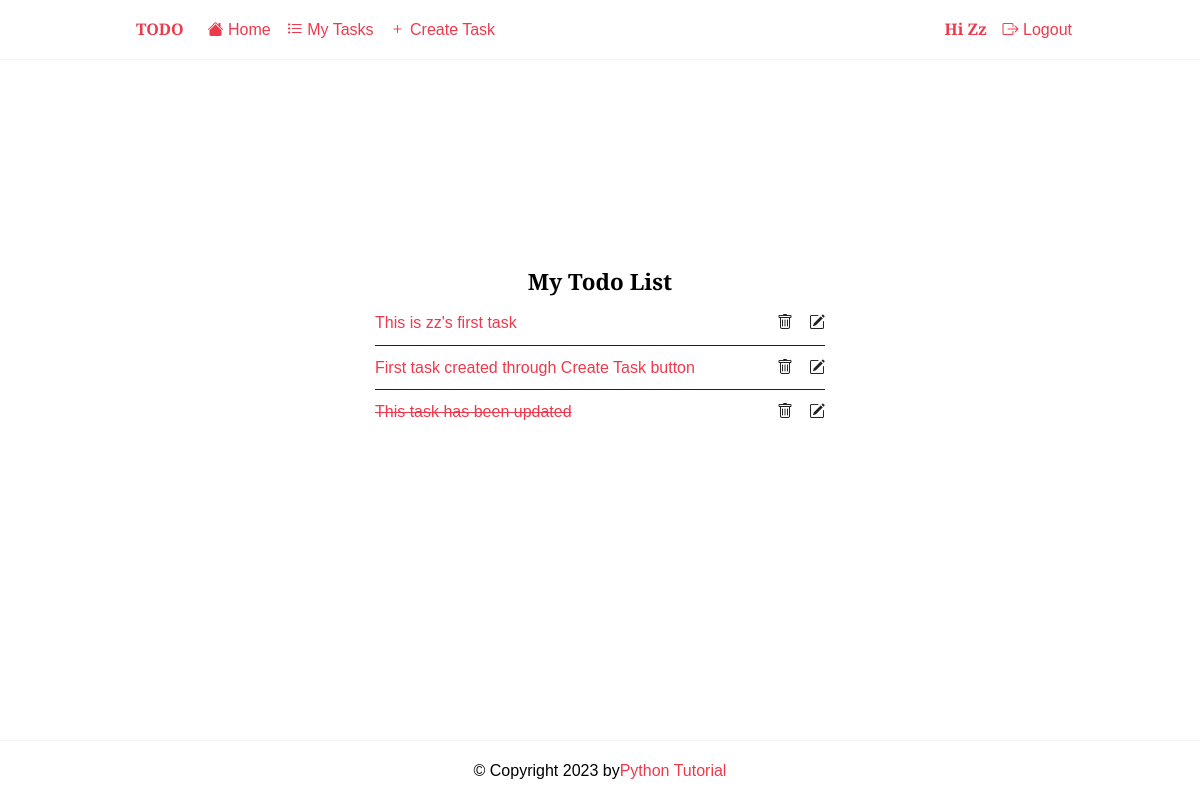
Page /tasks/ (signed in) on the earlier database version.
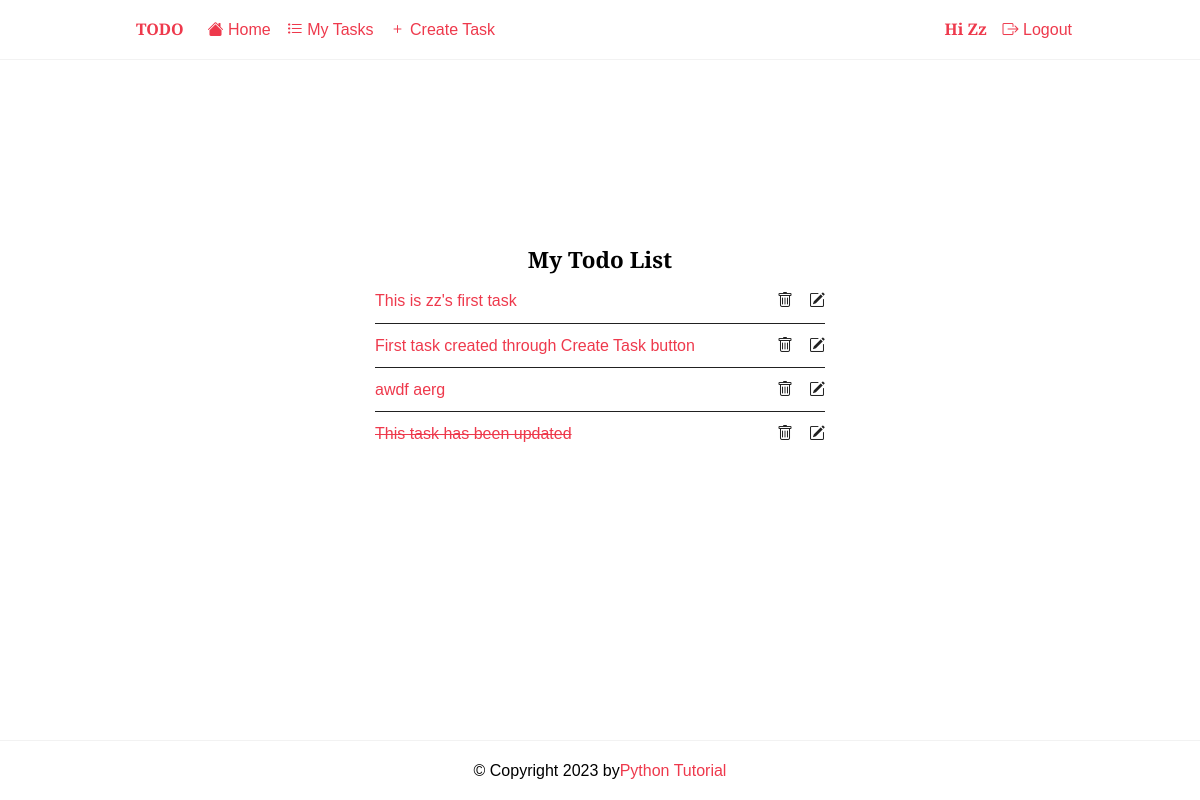
Same page on the later database version.
### todo/models.py (models this page shows, shortened)
class Task(models.Model):
    title = models.CharField(max_length=255)
    description = models.TextField(null=True, blank=True)
    completed = models.BooleanField(default=False)
    created_at = models.DateTimeField(auto_now_add=True)
    user = models.ForeignKey(User, on_delete=models.CASCADE, null=True, blank=True)
    class Meta:
        ordering = ["completed"]

### todo/views.py (the view)
# urls.py: path("tasks/", views.TaskList.as_view(), name="tasks"),
class TaskList(LoginRequiredMixin, generic.ListView):
    model = Task
    context_object_name = 'tasks'

### todo/templates/todo/task_list.html
{% extends 'base.html' %}
{% block content %}
<div class="center">
	<h2>My Todo List</h2>
	{% if tasks %}
	<ul class="tasks">
		{% for task in tasks %}
			<li><a href="{% url 'todo:task_detail' task.id %}" class="{% if task.completed %}completed{% endif %}">{{ task.title }}</a>
				<div  class="task-controls">
				 	<a href="{% url 'todo:task_delete' task.id %}"><i class="bi bi-trash"></i> </a>
					<a href="{% url 'todo:task_update' task.id %}"><i class="bi bi-pencil-square"></i></a>
		        </div>
		    </li>
		{% endfor %}
	{% else %}
		<p>😎Yeah~ you have no pending tasks!🎉</p>
        <a href="{% url 'todo:task_create' %}">Creat task</a>
	{% endif %}
	</ul>
</div>
{% endblock content %}

### templates/base.html (shortened to what this page needs)
{% load static %}
<!DOCTYPE html>
<html lang="en">
    <head>
        <link rel="stylesheet" href="{% static 'css/style.css' %}" />
    </head>
    <body>
        <header class="header">
            <div class="container">
                <a href="{% url 'todo:home' %}" class="logo">Todo</a>
                <nav class="nav">
                    <a href="{% url 'todo:home' %}"><i class="bi bi-house-fill"></i> Home</a>
                    {% if request.user.is_authenticated %}
                        <a href="{% url 'todo:tasks' %}"><i class="bi bi-list-task"></i> My Tasks</a>
                        <a href="{% url 'todo:task_create' %}"><i class="bi bi-plus"></i> Create Task</a>
                        <a href="#">Hi {{ request.user | title }}</a>
                        <a href="{% url 'users:logout' %}"><i class="bi bi-box-arrow-right"></i> Logout</a>
                    {% else %}
                        <a href="#" class="btn btn-primary">Sign Up</a>
                    {% endif %}
                </nav>
            </div>
        </header>
        <main>
            <div class="container">
                {% block content %}
                {% endblock content%}
            </div>
        </main>
        <footer class="footer">
            <div class="container">
                <p>&copy; Copyright {% now "Y" %} by<a href="https://www.pythontutorial.net">Python Tutorial</a></p>
            </div>
        </footer>
    </body>
</html>

### static/css/style.css (style rules this page uses)
:root { --color-primary: #ee394c; --color-secondary: #86b7fe; --color-light: #f2f2f2; --color-gray: #ced4da; --color-dark: #212121; --color-white: #ffffff; --color-error: #e2442f; --color-warning: #ffc900; --color-info: #02a2b9; --color-success: #1ba345; --color-input: #00d1b2; --border-radius: 5px; }
* { margin: 0; padding: 0; box-sizing: border-box; text-rendering: optimizeLegibility; }
html, body { height: 100%; }
body { font-family: "Merriweather Sans", sans-serif; font-size: 1rem; line-height: 1.7; display: flex; flex-direction: column; }
h2 { font-size: 1.4rem; }
a { color: var(--color-primary); text-decoration: none; }
.container { max-width: 960px; margin: 0 auto; padding: 0.5rem; }
.header { border-bottom: solid 1px var(--color-light); }
.header .container { display: flex; align-items: center; gap: 1rem; }
.nav { display: flex; gap: 1rem; align-items: center; justify-content: center; flex-basis: 100%; }
.nav a:nth-last-child(2) { margin-left: auto; font-weight: bold; }
.logo { padding: 0.5rem; text-decoration: none; color: var(--color-primary); font-weight: bold; text-transform: uppercase; }
.tasks { list-style: none; width: 100%; max-width: 450px; }
.tasks li { display: flex; justify-content: space-between; align-items: center; width: 100%; border-bottom: solid 1px var(--color-dark); padding: 0.5rem 0; }
.tasks li:last-of-type { border-bottom: none; }
.task-controls { display: flex; justify-content: space-between; gap: 1rem; }
.task-controls a { color: var(--color-dark); }
.completed { text-decoration: line-through; }
.footer p { text-align: center; }
.footer { margin-top: auto; padding: 0.5rem 0; border-top: solid 1px var(--color-light); }
.center { display: flex; flex-direction: column; align-items: center; justify-content: center; min-height: 70vh; }

Differences in the rows shown:
added Task: title "awdf aerg"
